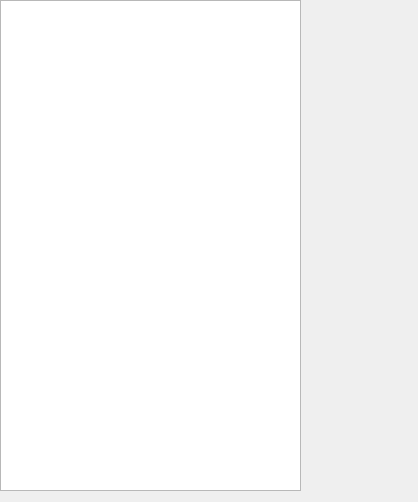
<?xml version="1.0" encoding="UTF-8"?>
<ui version="4.0">
 <class>Dialog</class>
 <widget class="QDialog" name="Dialog">
  <property name="geometry">
   <rect>
    <x>0</x>
    <y>0</y>
    <width>418</width>
    <height>502</height>
   </rect>
  </property>
  <property name="windowTitle">
   <string>Dialog</string>
  </property>
  <widget class="QTreeView" name="projectPaneTreeView">
   <property name="geometry">
    <rect>
     <x>0</x>
     <y>0</y>
     <width>301</width>
     <height>491</height>
    </rect>
   </property>
  </widget>
 </widget>
 <resources/>
 <connections/>
</ui>
